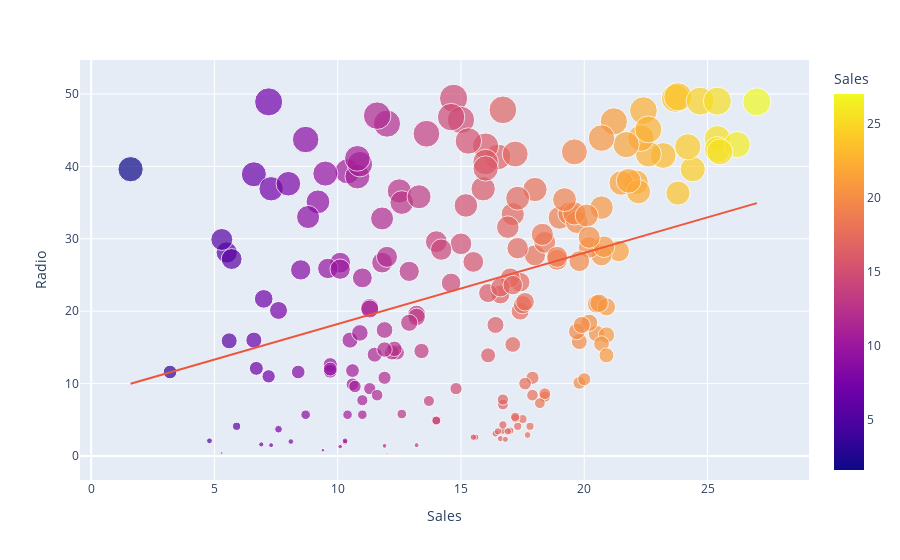

This figure's notebook cell:
### Code cell
import plotly.express as px
fig = px.scatter(data,x = "Sales",y = "Radio",size = "Radio",color = 'Sales',trendline = "ols")
fig.show()

### Figure 1 — Plotly figure (JSON) as saved in the notebook; plotly's stock layout.template omitted (floating-point values rounded to 4 significant figures; data arrays with more than 128 entries replaced by an {"elided": "..."} marker saying what was removed)
{"data": [{"hovertemplate": "Sales=%{marker.color}<br>Radio=%{marker.size}<extra></extra>", "legendgroup": "", "marker": {"color": {"elided": "200 float values"}, "coloraxis": "coloraxis", "size": {"elided": "200 float values"}, "sizemode": "area", "sizeref": 0.124, "symbol": "circle"}, "mode": "markers", "name": "", "orientation": "v", "showlegend": false, "type": "scatter", "x": {"elided": "200 float values"}, "xaxis": "x", "y": {"elided": "200 float values"}, "yaxis": "y"}, {"hovertemplate": "<b>OLS trendline</b><br>Radio = 0.982402 * Sales + 8.39977<br>R<sup>2</sup>=0.122242<br><br>Sales=%{x}<br>Radio=%{y} <b>(trend)</b><extra></extra>", "legendgroup": "", "marker": {"symbol": "circle"}, "mode": "lines", "name": "", "showlegend": false, "type": "scatter", "x": {"elided": "200 float values"}, "xaxis": "x", "y": {"elided": "200 float values"}, "yaxis": "y"}], "layout": {"autosize": true, "coloraxis": {"colorbar": {"title": {"text": "Sales"}}, "colorscale": [[0, "#0d0887"], [0.1111, "#46039f"], [0.2222, "#7201a8"], [0.3333, "#9c179e"], [0.4444, "#bd3786"], [0.5556, "#d8576b"], [0.6667, "#ed7953"], [0.7778, "#fb9f3a"], [0.8889, "#fdca26"], [1, "#f0f921"]]}, "legend": {"itemsizing": "constant", "tracegroupgap": 0}, "margin": {"t": 60}, "xaxis": {"anchor": "y", "autorange": true, "domain": [0, 1], "range": [-0.3403, 28.99], "title": {"text": "Sales"}, "type": "linear"}, "yaxis": {"anchor": "x", "autorange": true, "domain": [0, 1], "range": [-3.875, 57.02], "title": {"text": "Radio"}, "type": "linear"}}}
